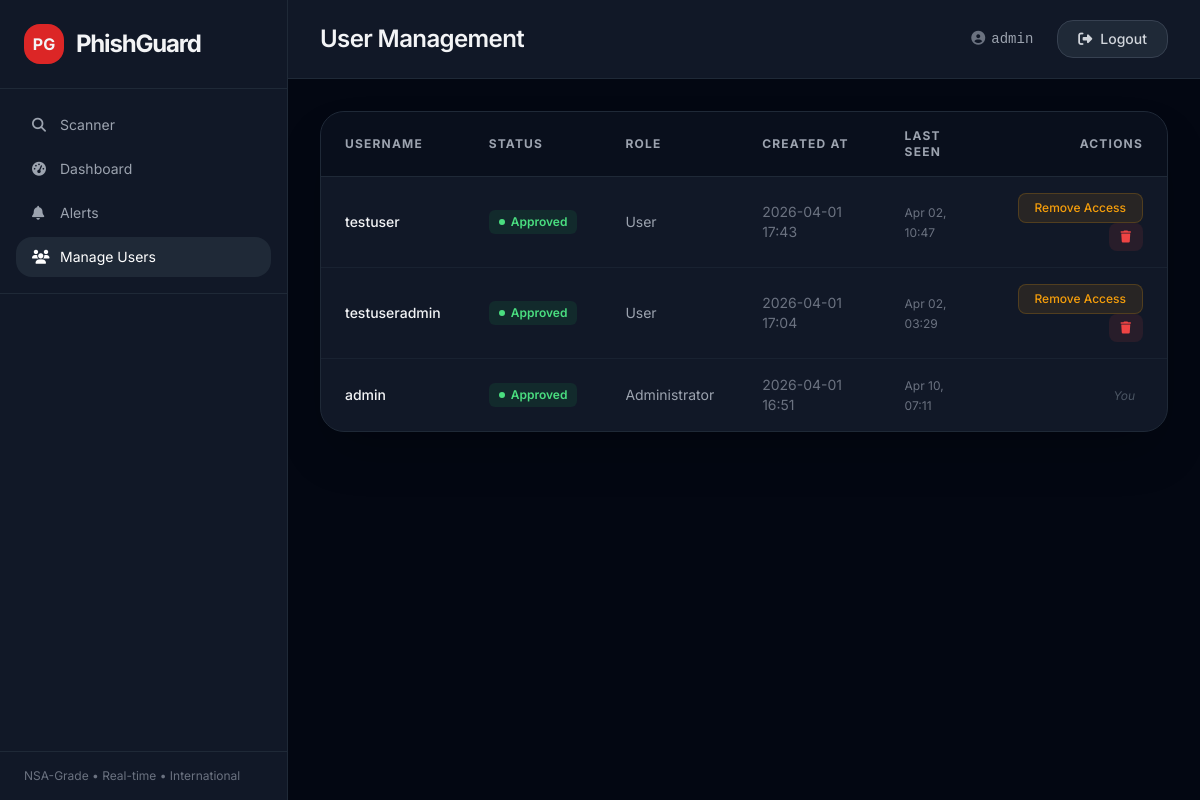
/admin/users (signed in), run on an earlier commit of the app's database.
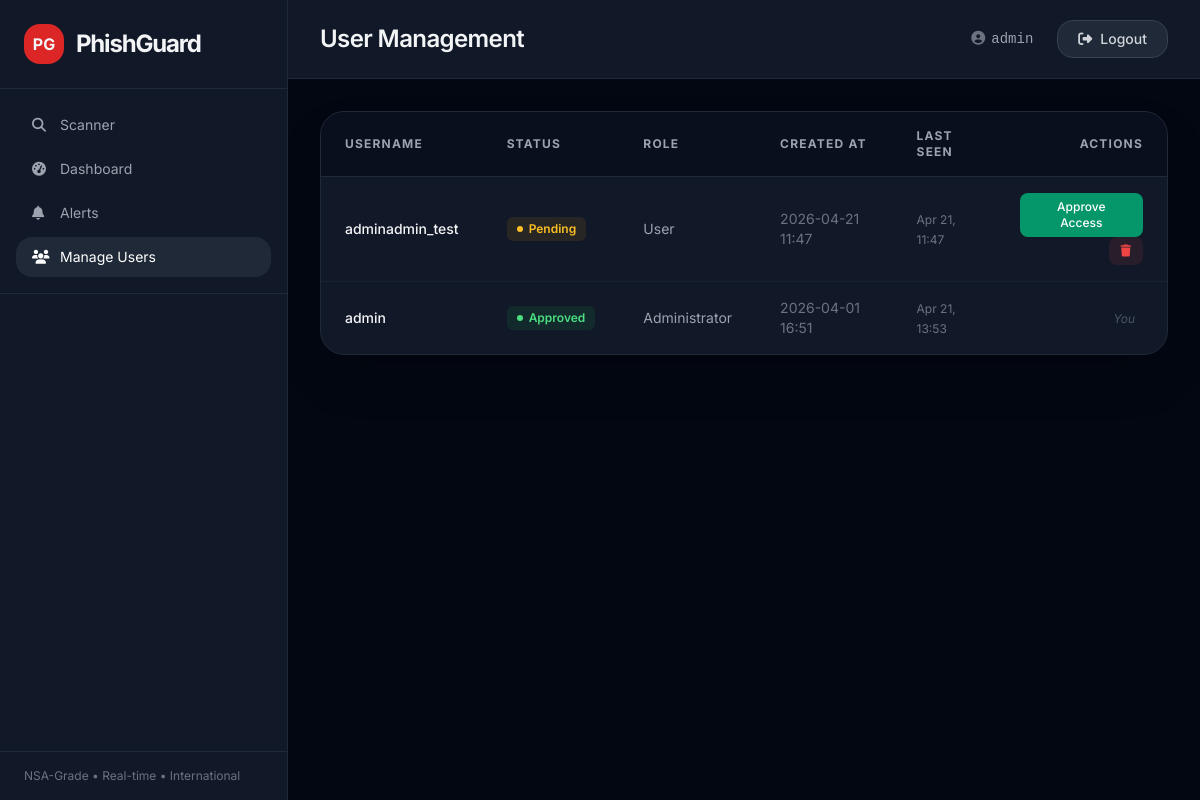
And on a later commit of the database.
### models.py (models this page shows)
class User(db.Model, UserMixin):
    id = db.Column(db.Integer, primary_key=True)
    username = db.Column(db.String(80), unique=True, nullable=False)
    password_hash = db.Column(db.String(255), nullable=False)
    is_approved = db.Column(db.Boolean, default=False)
    is_admin = db.Column(db.Boolean, default=False)
    created_at = db.Column(db.DateTime, default=datetime.utcnow)
    last_seen = db.Column(db.DateTime, default=datetime.utcnow)
    alert_email = db.Column(db.String(255), nullable=True)          # recipient address (None = disabled)
    alert_malicious_only = db.Column(db.Boolean, default=False)     # True = only Malicious (not Suspicious)
    alert_on_find = db.Column(db.Boolean, default=True)             # True = instant email when threat found during scan
    alert_on_complete = db.Column(db.Boolean, default=True)         # True = digest email when scan finishes

### app.py (the view)
@app.route('/admin/users')
@login_required
def admin_users_page():
    if not current_user.is_admin:
        flash('Admin access required.', 'error')
        return redirect(url_for('dashboard'))
    from models import User
    users = User.query.order_by(User.created_at.desc()).all()
    now = datetime.utcnow()
    for u in users:
        u.is_online = u.last_seen and (now - u.last_seen).total_seconds() < 300
    return render_template('users.html', users=users)

### app.py (called while the page is built)
@login_manager.user_loader
def load_user(user_id):
    from models import User
    return db.session.get(User, int(user_id))

@event.listens_for(Engine, 'connect')
def set_sqlite_wal(dbapi_conn, connection_record):
    if isinstance(dbapi_conn, sqlite3.Connection):
        dbapi_conn.execute('PRAGMA journal_mode=WAL')
        dbapi_conn.execute('PRAGMA busy_timeout=10000')   # 10 000 ms

@app.before_request
def update_last_seen():
    if current_user.is_authenticated:
        current_user.last_seen = datetime.utcnow()
        db.session.commit()

@app.after_request
def add_header(response):
    response.headers['Cache-Control'] = 'no-store, no-cache, must-revalidate, max-age=0'
    response.headers['Pragma'] = 'no-cache'
    response.headers['Expires'] = '0'
    return response

### templates/users.html (shortened to what this page needs)
<!DOCTYPE html>
<html lang="en" class="dark">
<head>
    <script src="https://cdn.tailwindcss.com"></script>
    <link rel="stylesheet" href="https://cdnjs.cloudflare.com/ajax/libs/font-awesome/6.5.1/css/all.min.css">
</head>
<body class="bg-gray-950 text-gray-100 min-h-screen">
<div class="flex h-screen overflow-hidden">
    <aside class="w-72 bg-gray-900 border-r border-gray-800 flex flex-col flex-shrink-0">
        <div class="flex items-center gap-3 px-6 py-6 border-b border-gray-800">
            <div class="w-10 h-10 bg-red-600 rounded-2xl flex items-center justify-center font-bold text-base">PG</div>
            <h1 class="text-2xl font-bold tracking-tighter">PhishGuard</h1>
        </div>
        <nav class="px-4 py-4 space-y-1 border-b border-gray-800">
            <a href="/" class="flex items-center gap-3 px-4 py-2.5 rounded-2xl text-gray-400 hover:bg-gray-800 hover:text-white text-sm transition">
                <i class="fas fa-search w-4"></i> Scanner
            </a>
            <a href="/dashboard" class="flex items-center gap-3 px-4 py-2.5 rounded-2xl text-gray-400 hover:bg-gray-800 hover:text-white text-sm transition">
                <i class="fas fa-tachometer-alt w-4"></i> Dashboard
            </a>
            <a href="/alerts" class="flex items-center gap-3 px-4 py-2.5 rounded-2xl text-gray-400 hover:bg-gray-800 hover:text-white text-sm transition">
                <i class="fas fa-bell w-4"></i> Alerts
            </a>
            <a href="/admin/users" class="flex items-center gap-3 px-4 py-2.5 rounded-2xl bg-gray-800 text-white text-sm">
                <i class="fas fa-users w-4"></i> Manage Users
            </a>
        </nav>
        <div class="flex-1 flex flex-col min-h-0 px-4 py-4"></div>
        <div class="px-6 py-4 border-t border-gray-800 text-xs text-gray-500">
            NSA-Grade • Real-time • International
        </div>
    </aside>
    <div class="flex-1 flex flex-col overflow-hidden">
        <header class="bg-gray-900 border-b border-gray-800 px-8 py-5 flex items-center justify-between flex-shrink-0">
            <div class="flex items-center gap-3 min-w-0">
                <h2 class="text-2xl font-semibold tracking-tight truncate">
                    User Management
                </h2>
            </div>
            <div class="flex items-center gap-3">
                <span class="text-gray-400 font-mono text-sm pl-2 pr-1"><i class="fas fa-user-circle text-gray-500 mr-1.5"></i>{{ current_user.username }}</span>
                <a href="/logout"
                    class="bg-gray-800 text-gray-300 hover:bg-red-500/20 hover:text-red-400 border border-gray-700 hover:border-red-500/40 px-5 py-2 rounded-2xl text-sm font-medium flex items-center gap-2 transition ml-2">
                    <i class="fas fa-sign-out-alt"></i> Logout
                </a>
            </div>
        </header>
        <div class="flex-1 overflow-y-auto px-8 py-8 relative">
            <div class="bg-gray-900 rounded-3xl border border-gray-800 overflow-hidden shadow-2xl">
                <table class="w-full text-left border-collapse">
                    <thead>
                        <tr class="bg-gray-950/50 border-b border-gray-800 text-xs font-semibold text-gray-400 uppercase tracking-widest">
                            <th class="px-6 py-4">Username</th>
                            <th class="px-6 py-4">Status</th>
                            <th class="px-6 py-4">Role</th>
                            <th class="px-6 py-4">Created At</th>
                            <th class="px-6 py-4">Last Seen</th>
                            <th class="px-6 py-4 text-right">Actions</th>
                        </tr>
                    </thead>
                    <tbody class="divide-y divide-gray-800/60 text-sm">
                        {% for user in users %}
                        <tr class="hover:bg-gray-800/30 transition">
                            <td class="px-6 py-4 font-medium">{{ user.username }}</td>
                            <td class="px-6 py-4">
                                {% if user.is_approved %}
                                    <span class="inline-flex items-center gap-1.5 px-2.5 py-1 rounded-md bg-green-500/10 text-green-400 text-xs font-semibold">
                                        <div class="w-1.5 h-1.5 rounded-full bg-green-400"></div> Approved
                                    </span>
                                {% else %}
                                    <span class="inline-flex items-center gap-1.5 px-2.5 py-1 rounded-md bg-amber-500/10 text-amber-400 text-xs font-semibold">
                                        <div class="w-1.5 h-1.5 rounded-full bg-amber-400"></div> Pending
                                    </span>
                                {% endif %}
                            </td>
                            <td class="px-6 py-4 text-gray-400">
                                {% if user.is_admin %} Administrator {% else %} User {% endif %}
                            </td>
                            <td class="px-6 py-4 text-gray-500">{{ user.created_at.strftime('%Y-%m-%d %H:%M') }}</td>
                            <td class="px-6 py-4">
                                {% if user.is_online %}
                                    <span class="inline-flex items-center gap-1.5 px-2.5 py-1 rounded-md bg-green-500/10 text-green-400 text-xs font-semibold">
                                        <div class="w-1.5 h-1.5 rounded-full bg-green-400 animate-pulse"></div> Online
                                    </span>
                                {% else %}
                                    <span class="text-gray-500 text-xs">{{ user.last_seen.strftime('%b %d, %H:%M') if user.last_seen else 'Never' }}</span>
                                {% endif %}
                            </td>
                            <td class="px-6 py-4 text-right space-x-2">
                                {% if current_user.id != user.id %}
                                    {% if not user.is_approved %}
                                    <button onclick="approveUser({{ user.id }})" id="btn-approve-{{ user.id }}" class="bg-emerald-600 hover:bg-emerald-500 text-white px-4 py-1.5 rounded-lg text-xs font-medium transition">
                                        Approve Access
                                    </button>
                                    {% else %}
                                    <button onclick="revokeUser({{ user.id }})" id="btn-revoke-{{ user.id }}" class="bg-amber-500/10 hover:bg-amber-500/20 text-amber-500 hover:text-amber-400 border border-amber-500/20 px-4 py-1.5 rounded-lg text-xs font-medium transition">
                                        Remove Access
                                    </button>
                                    {% endif %}
                                    <button onclick="deleteUser({{ user.id }})" id="btn-delete-{{ user.id }}" class="bg-red-500/10 hover:bg-red-600 text-red-500 hover:text-white px-3 py-1.5 rounded-lg text-xs font-medium transition" title="Delete User">
                                        <i class="fas fa-trash"></i>
                                    </button>
                                {% else %}
                                    <span class="text-gray-600 italic text-xs mr-2">You</span>
                                {% endif %}
                            </td>
                        </tr>
                        {% endfor %}
                    </tbody>
                </table>
            </div>
        </div>
    </div>
</div>
</body>
</html>

### templates/users.html (style rules this page uses)
body { font-family: 'Inter', system-ui, sans-serif; }

What changed in the data, as far as the page shows it:
removed User: username "testuser", is_approved True (drawn), is_admin "User", created_at "2026-04-01 17:43", last_seen "Apr 02, 10:47"
removed User: username "testuseradmin", is_approved True (drawn), is_admin "User", created_at "2026-04-01 17:04", last_seen "Apr 02, 03:29"
changed User "admin": last_seen "Apr 10, 07:11" → "Apr 21, 13:53"
added User: username "adminadmin_test", is_approved False (drawn), is_admin "User", created_at "2026-04-21 11:47", last_seen "Apr 21, 11:47"
